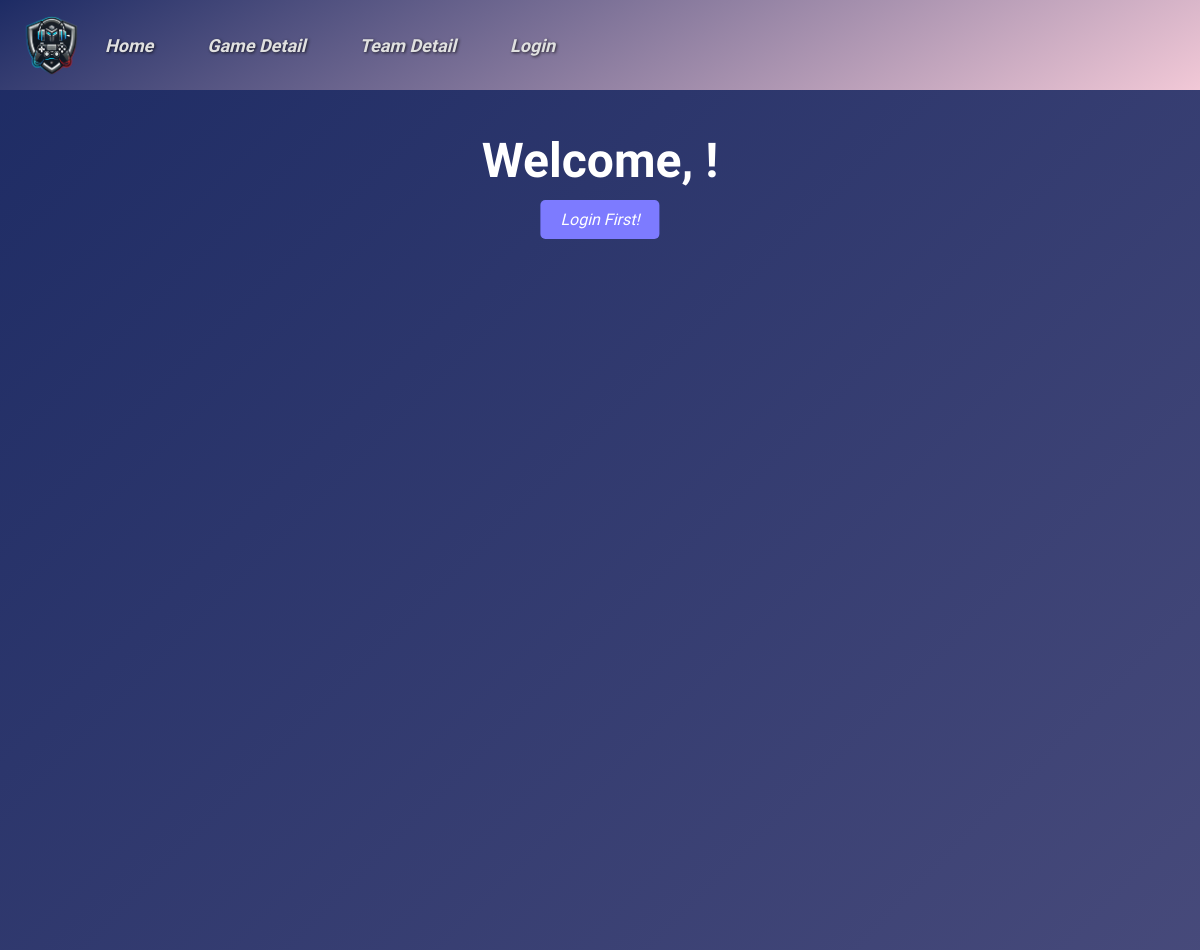
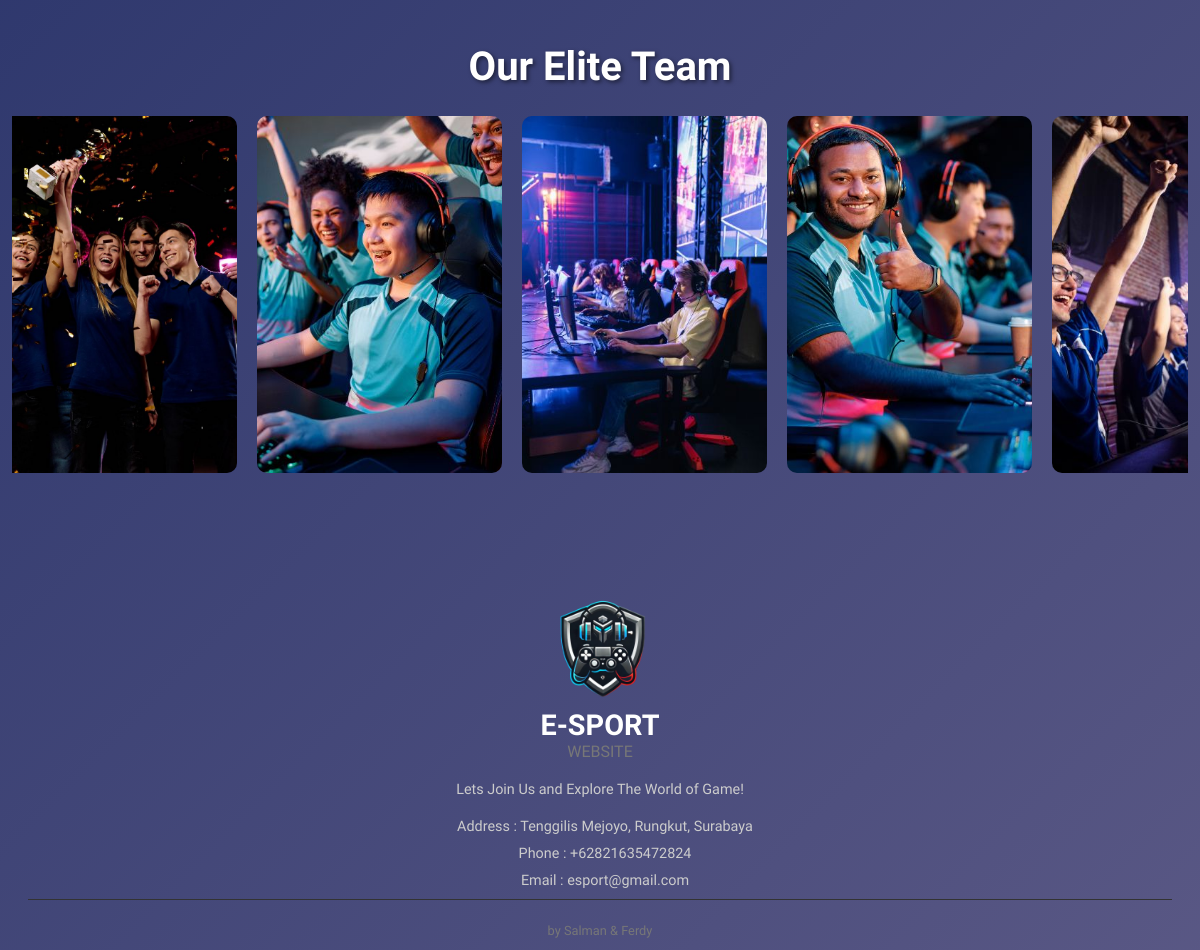
The app's page /Homepage.php with its own data (2 pictures, top to bottom).
### tables this page shows
CREATE TABLE `team` (
  `idteam` int NOT NULL AUTO_INCREMENT,
  `idgame` int NOT NULL,
  `name` varchar(45) DEFAULT NULL,
  PRIMARY KEY (`idteam`),
  KEY `fk_team_game1_idx` (`idgame`),
  CONSTRAINT `fk_team_game1` FOREIGN KEY (`idgame`) REFERENCES `game` (`idgame`) ON DELETE CASCADE ON UPDATE CASCADE
);

### backendAdmin/models/parent.php (called while the page is built, shortened)
<?php
    class ParentClass {
        public function __construct(){
            $this->mysqli = new mysqli(SERVER_NAME, USER_NAME, PASSWORD, DB_NAME);
        }
    }
?>

### backendAdmin/models/team.php (called while the page is built, shortened)
<?php
    require_once("parent.php");
    class Team extends ParentClass{
        public function getAllTeam(){
            $statement = $this->mysqli->prepare("select * from team");
            $statement-> execute();
            $result = $statement-> get_result();
            return $result;
        }
    }
?>

### backendAdmin/models/game.php (called while the page is built, shortened)
<?php
    require_once("parent.php");
    class Game extends ParentClass{
        public function getGameTeambyId($idgame){
            $statement = $this->mysqli->prepare("select * from game where idgame=?");
            $statement->bind_param("i", $idgame);
            $statement-> execute();
            $result = $statement-> get_result();
            return $result;
        }
    }
?>

### Homepage.php (the view, shortened to what this page needs)
<!DOCTYPE html>
<html lang="en">
<head>
    <link rel="stylesheet" href="backendMember/css/dbmember.css">
    <link rel="stylesheet" href="backendMember/css/navbar.css">
    <link rel="stylesheet" href="backendMember/css/img.css">
</head>
<body>
    <nav class="navbar">
        <div class="logo">
            <img src="backendMember/icon/logo.png" alt="esport-logo">
        </div>
        <ul class="nav-links">
            <li><a href="Homepage.php">Home</a></li>
            <li><a href="backendMember/dbgamedetail.php">Game Detail</a></li>
            <li><a href="backendMember/dbteamdetail.php">Team Detail</a></li>
            <li><a href="backendMember/member/dblogin.php">Login</a></li>
        </ul>
    </nav>
    <section class="video-section">
        <video autoplay loop muted playsinline class="background-video">
            <source src="backendMember/icon/background/home-bg.mp4" type="video/mp4">
        </video>
        <h1 class="welcome-homepage" id="welcomeHomepage"></h1>
        <a class="btn-join" href="backendMember/member/dblogin.php">Login First!</a>
        <div class="background-2">
            <div class="content"> </div>
        </div>
        <div class="background-3">
            <div class="content"> </div>
        </div>
    </section>
    <main class="main-content">
        <h2 class="section-title">Our Elite Team</h2>
        <?php
        echo '<div class="horizontal-scroll">';
        echo '<div class="container-img">';
        require_once("backendAdmin/models/team.php");
        require_once("backendAdmin/models/game.php");
        $team = new Team();
        $game = new Game();
        $result = $team->getAllTeam();
        while ($row = $result->fetch_assoc()) {
            $idteam = $row['idteam'];
            $idgame = $row['idgame'];
            echo '<figure class="item">';
            $image = 'backendMember/icon/images/' . $idteam . '.jpg';
            if (file_exists($image)) {
                echo '<img src="' . $image . '">';
            } else {
                echo '<img src="backendMember/icon/images/index.png">';
            }
            $result2 = $game->getGameTeambyId($idgame);
            echo '</figure>';
        }
        echo '</div>';
        echo '</div>';
        ?>
    </main>
    <footer class="footer">
        <div class="footer-container">
            <div class="footer-logo">
                <h3 class="footer-title">E-SPORT</h3>
                <p class="footer-subtitle">WEBSITE</p>
            </div>
            <p class="footer-description">
            </p>
            <div class="footer-info">
                <p><i class="fas fa-map-marker-alt"></i> Address : Tenggilis Mejoyo, Rungkut, Surabaya</p>
                <p><i class="fas fa-phone-alt"></i> Phone : +62821635472824</p>
                <p><i class="fas fa-envelope"></i> Email : esport@gmail.com</p>
            </div>
        </div>
        <div class="footer-copyright">
            <p>by Salman & Ferdy</p>
        </div>
    </footer>
</body>
</html>

### backendMember/css/dbmember.css (style rules this page uses)
body { background: linear-gradient(135deg, #1d2b64, #f8cdda); background-size: 400% 400%; animation: gradientAnimation 15s ease infinite; color: #fff; font-family: 'Audiowide', cursive; }
.main-content { position: absolute; top: 950px; left: 50%; transform: translateX(-50%); width: 98%; color: #fff; padding: 10px; border-radius: 10px; overflow-y: auto; max-height: 100vh; z-index: 3; }
.background-video { position: absolute; top: 0; left: 0; width: 100vw; height: 100vh; object-fit: cover; display: block; z-index: 0; }
.video-section { width: 100%; height: 100vh; overflow: hidden; }
.welcome-homepage { position: absolute; top: 120px; left: 50%; transform: translate(-50%, -50%); font-size: 3rem; color: #fff; text-align: center; opacity: 0; font-family: 'Audiowide', cursive; white-space: nowrap; }
.section-title { text-align: center; font-size: 2.5rem; font-family: 'Audiowide', cursive; margin-bottom: 10px; color: #fff; text-shadow: 2px 2px 4px rgba(0, 0, 0, 0.5); }
.background-2 { position: absolute; top: 730px; left: 0; width: 100%; height: 100vh; background-image: url('../icon/background/map-contact.png'); background-size: cover; background-position: center; background-repeat: no-repeat; z-index: 1; }
.background-2 .content { padding: 20px; border-radius: 8px; color: #fff; text-align: center; }
.background-3 { position: absolute; top: 1100px; left: 0; width: 100%; height: 100vh; background-image: url('../icon/background/trendiang-bg.png'); background-size: cover; background-position: center; background-repeat: no-repeat; z-index: 0; }
.background-3 .content { padding: 20px; border-radius: 8px; color: #fff; text-align: center; }
.footer { background-color: transparent; padding: 40px 20px; height: 40px; color: #fff; text-align: center; font-family: Arial, sans-serif; z-index: 2; margin-top: 700px; font-family: 'Audiowide', cursive; }
.footer-container { max-width: 800px; margin: 0 auto; }
.footer-logo { display: flex; flex-direction: column; align-items: center; margin-bottom: 20px; }
.footer-title { font-size: 1.8rem; margin: 0; }
.footer-subtitle { font-size: 1rem; margin: 0; color: #777; }
.footer-description { margin: 20px 0; font-size: 0.9rem; color: #ccc; max-width: 600px; margin: 0 auto; }
.footer-info { margin-top: 20px; }
.footer-info p { font-size: 0.9rem; margin: 10px 0; color: #ccc; display: flex; align-items: center; justify-content: center; }
.footer-copyright { margin-top: 10px; font-size: 0.8rem; color: #777; border-top: 1px solid #333; padding-top: 10px; }
a { color: #ffffff; text-decoration: none; text-decoration: underline; font-style: italic; }
.btn-join { position: absolute; top: 200px; left: 50%; transform: translateX(-50%); background-color: #7D7BFF; color: #fff; padding: 10px 20px; border: none; cursor: pointer; text-decoration: none; font-size: 16px; border-radius: 5px; display: inline-block; font-family: 'Audiowide', cursive; transition: background-color 0.3s; }

### backendMember/css/navbar.css (style rules this page uses)
.navbar { display: flex; align-items: center; width: 100%; position: fixed; top: 0; left: 0; z-index: 1000; background: linear-gradient(150deg, #1d2b64, #f8cdda); padding: 15px 20px; }
.logo img { width: 60px; height: 60px; max-width: 100%; display: block; object-fit: contain; }
.nav-links { list-style: none; padding: 0; margin: 0; text-align: left; }
.nav-links li { display: inline-block; margin: 0px 25px; text-align: left; }
.nav-links li a { color: #E0E0E0; font-family: 'Audiowide', cursive; text-decoration: none; font-size: 18px; font-weight: 600; text-shadow: 1px 1px 3px rgba(0, 0, 0, 0.7); }

### backendMember/css/img.css (style rules this page uses)
.container-img { display: flex; width: max-content; gap: 0rem; padding-top: -200px; }
.item { margin-left: -20px; width: 245px; aspect-ratio: 11/16; position: relative; overflow: hidden; perspective: 1000px; transition: transform 0.3s, box-shadow 0.3s; display: flex; }
img { height: 350px; width: 245px; height: 100%; width: 100%; display: block; border-radius: 10px; object-fit: cover; }
.horizontal-scroll { width: 100%; overflow-x: scroll; scrollbar-color: transparent transparent; }
@media (min-width: 768px) { .horizontal-scroll { overflow-x: auto; display: flex; justify-content: flex-start; } }
@media (min-width: 768px) { .container-img { flex-direction: row; align-items: center; gap: 0; } }
@media (min-width: 768px) { .item { width: 245px; margin-left: -20px; } }

### records on screen
team: shows a picture
team: shows a picture
team: shows a picture
team: shows a picture
team: shows a picture
